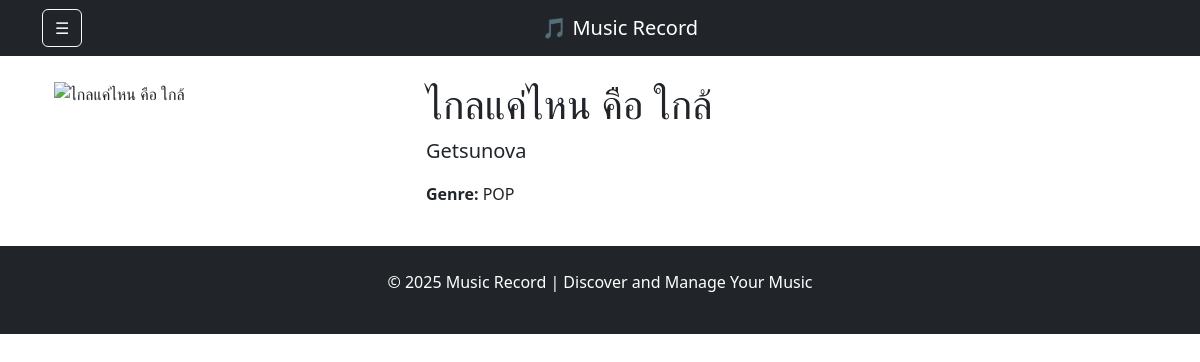
The page /song/5 on the database its author committed.
### app/models.py (models this page shows)
class Song(db.Model):
    id = db.Column(db.Integer, primary_key=True)
    title = db.Column(db.String(100), nullable=False)
    artist = db.Column(db.String(100), nullable=False)
    genre = db.Column(db.String(50), nullable=False)
    image_url = db.Column(db.String(255))  # URL รูปภาพของเพลง
    playlists = db.relationship('Playlist', secondary=playlist_song, back_populates='songs')

### app/routes.py (the view)
@song_routes.route('/song/<int:song_id>')
def song_detail(song_id):
    song = Song.query.get_or_404(song_id)
    return render_template('song_detail.html', song=song)

### app/templates/song_detail.html
{% extends "base.html" %}
{% block content %}
<div class="container mt-4">
    <div class="row">
        <div class="col-md-4">
            {% if song.image_url %}
            <img src="{{ song.image_url }}" alt="{{ song.title }}" class="img-fluid">
            {% else %}
            <div class="placeholder-image"></div>
            {% endif %}
        </div>
        <div class="col-md-8">
            <h1>{{ song.title }}</h1>
            <p class="lead">{{ song.artist }}</p>
            <p><strong>Genre:</strong> {{ song.genre }}</p>
        </div>
    </div>
</div>
{% endblock %}

### rows shown on the page
Song: title "ไกลแค่ไหน คือ ใกล้", artist "Getsunova", genre "POP"
